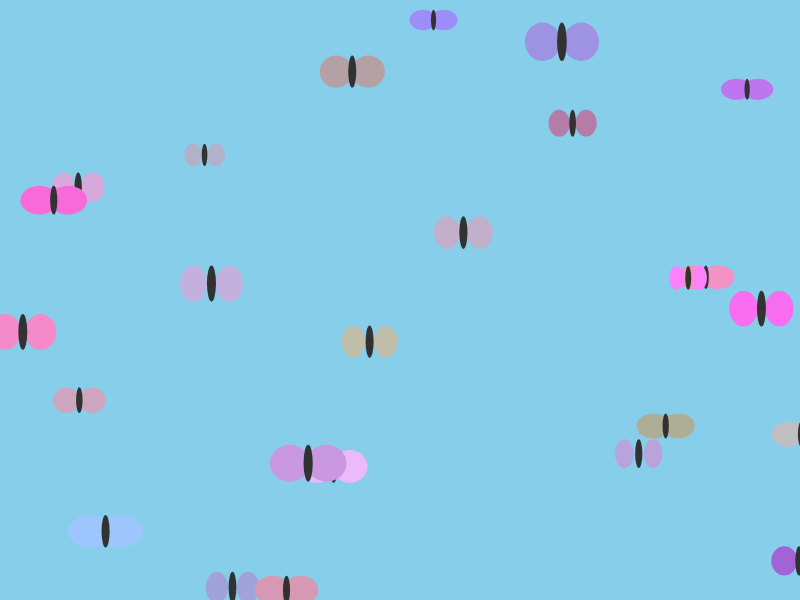
Frame 1 (no input)
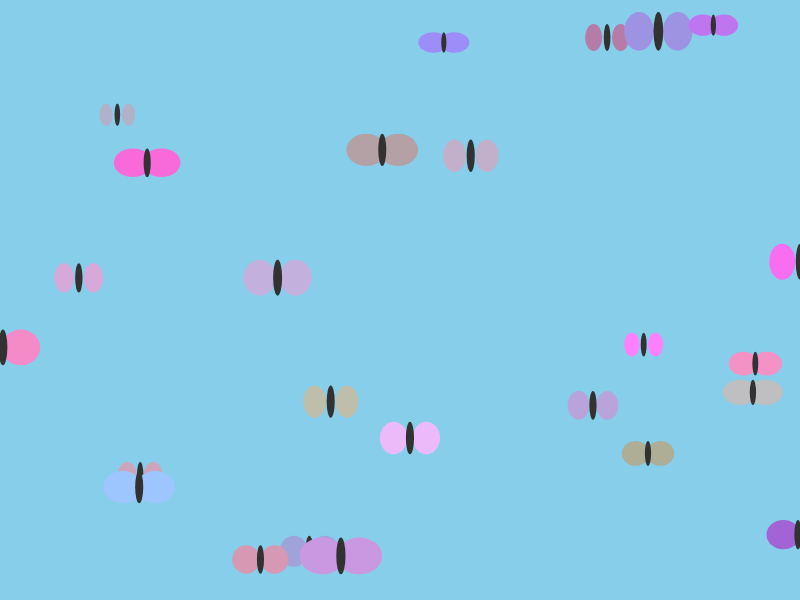
Frame 60 (no input)
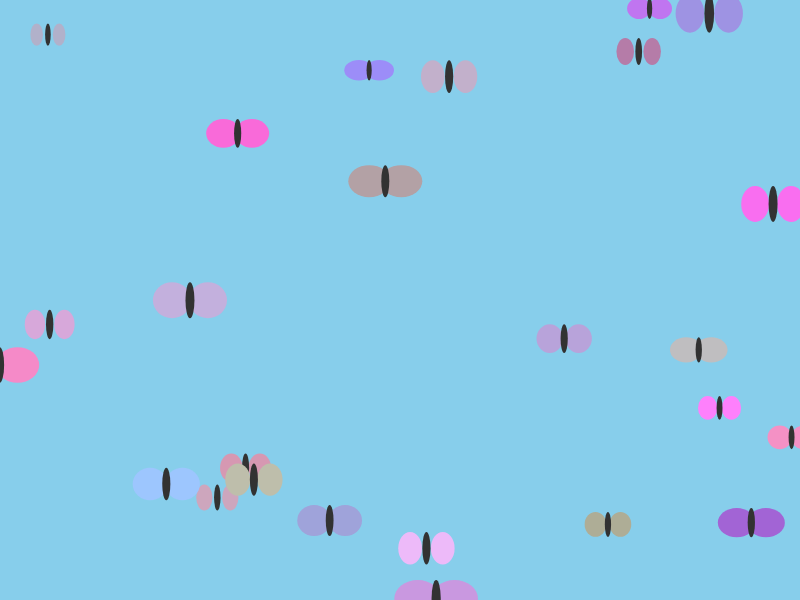
Frame 120 (the mouse pressed at the canvas centre since frame 60)

The p5.js sketch that drew these frames (run headless with seeded random() and noise() and a simulated clock; from frame 60 on, the mouse is pressed at the canvas centre):

// p5.js sketch
// ── sketch.js
let butterflies = [];
let numButterflies = 25;

function setup() {
  createCanvas(800, 600);

  for (let i = 0; i < numButterflies; i++) {
    butterflies.push(new Butterfly(random(width), random(height)));
  }
}

function draw() {
  background(135, 206, 235); // sky blue

  for (let b of butterflies) {
    b.move();
    b.display();
  }
}

function mousePressed() {
  for (let b of butterflies) {
    b.scatter(mouseX, mouseY);
  }
}

class Butterfly {
  constructor(x, y) {
    this.position = createVector(x, y);
    this.velocity = p5.Vector.random2D();
    this.velocity.mult(random(0.5, 2));
    this.size = random(20, 40);
    this.wingOffset = random(1000); // used for flapping animation
    this.color = color(random(150,255), random(100,200), random(150,255));
  }

  move() {
    // gentle floating movement
    let flutter = p5.Vector.random2D().mult(0.2);
    this.velocity.add(flutter);

    this.velocity.limit(2);
    this.position.add(this.velocity);

    // Edge collision logic (bounce off screen)
    if (this.position.x < 0 || this.position.x > width) {
      this.velocity.x *= -1;
    }

    if (this.position.y < 0 || this.position.y > height) {
      this.velocity.y *= -1;
    }
  }

  scatter(mx, my) {
    let mouse = createVector(mx, my);
    let direction = p5.Vector.sub(this.position, mouse);
    let distance = direction.mag();

    if (distance < 150) {
      direction.normalize();
      direction.mult(5); // strong push away
      this.velocity.add(direction);
    }
  }

  display() {
    push();
    translate(this.position.x, this.position.y);

    // Wing flapping animation
    let flap = sin(frameCount * 0.2 + this.wingOffset) * 10;

    noStroke();
    fill(this.color);

    // Left wing
    ellipse(-this.size/2, 0, this.size + flap, this.size);

    // Right wing
    ellipse(this.size/2, 0, this.size + flap, this.size);

    // Body
    fill(50);
    ellipse(0, 0, this.size/4, this.size);

    pop();
  }
}
